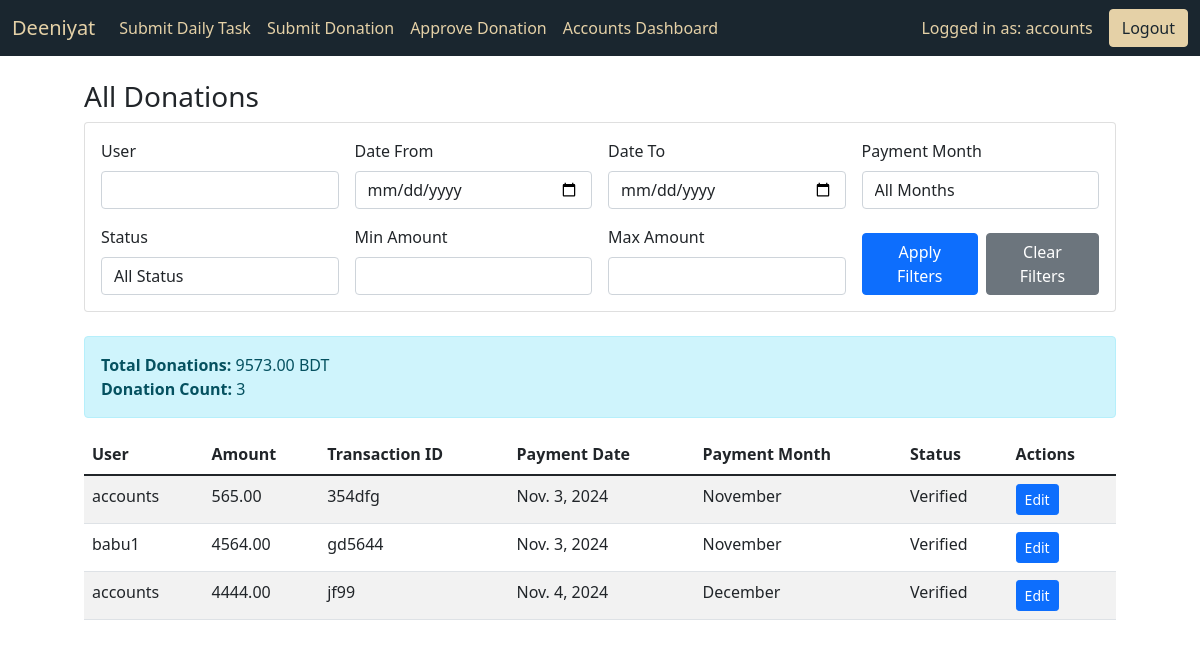
The page /accounts-admin-dashboard/ (signed in) on the database as committed earlier.
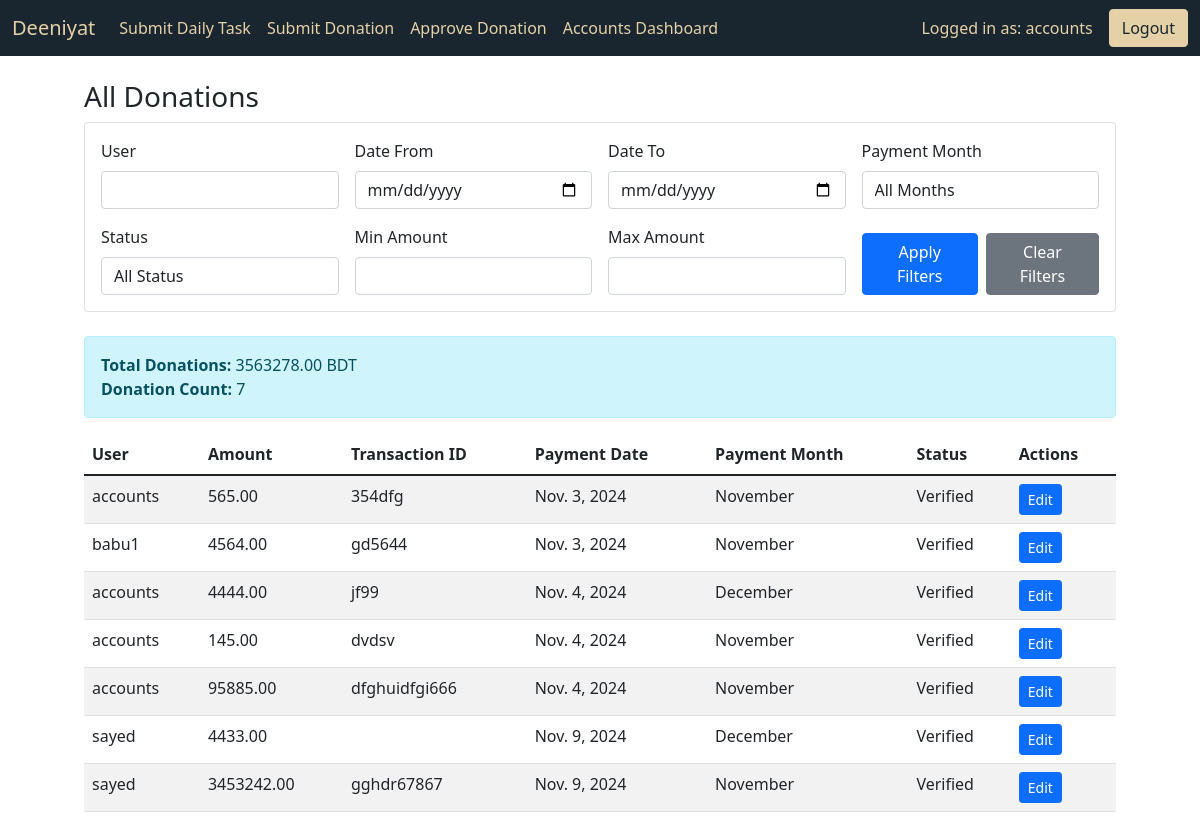
The same page on the database as committed later.
### core/models.py (models this page shows, shortened)
class DonationSummary(models.Model):
    total_amount = models.DecimalField(max_digits=12, decimal_places=2, default=0.00)
    donation_count = models.PositiveIntegerField(default=0)
    last_updated = models.DateTimeField(auto_now=True)

class Donation(models.Model):
    MONTH_CHOICES = [
        ('01', 'January'),
        ('02', 'February'),
        ('03', 'March'),
        ('04', 'April'),
        ('05', 'May'),
        ('06', 'June'),
        ('07', 'July'),
        ('08', 'August'),
        ('09', 'September'),
        ('10', 'October'),
        ('11', 'November'),
        ('12', 'December'),
    ]
    PAYMENT_METHOD_CHOICES = [
        ('Cash', 'Cash'),
        ('Bkash', 'Bkash'),
        ('Nagad', 'Nagad'),
        ('Other', 'Other'),
    ]
    user = models.ForeignKey(User, on_delete=models.CASCADE, related_name="donations")
    amount = models.DecimalField(max_digits=10, decimal_places=2)
    transaction_id = models.CharField(max_length=50)
    verified = models.BooleanField(default=False)
    verified_by = models.ForeignKey(User, null=True, blank=True, on_delete=models.SET_NULL, related_name="verified_donations")
    payment_date = models.DateField(default=timezone.now)  # Field for payment date
    payment_month = models.CharField(max_length=2, choices=MONTH_CHOICES)  # Field for payment month selection
    payment_method = models.CharField(max_length=10, choices=PAYMENT_METHOD_CHOICES)  # New field
    def __str__(self):
        return f"Donation by {self.user.username} - {self.amount}"

### core/views.py (the view)
# urls.py: path('accounts-admin-dashboard/', views.accounts_admin_dashboard, name='accounts_admin_dashboard'),
@login_required
@user_passes_test(lambda u: u.groups.filter(name='accounts').exists() or u.is_superuser)
def accounts_admin_dashboard(request):
    donations = Donation.objects.all()
    print("ddd",donations)
    user_filter = request.GET.get('user')
    date_from = request.GET.get('date_from')
    date_to = request.GET.get('date_to')
    payment_month = request.GET.get('payment_month')
    status = request.GET.get('status')
    min_amount = request.GET.get('min_amount')
    max_amount = request.GET.get('max_amount')
    if user_filter:
        donations = donations.filter(user__username__icontains=user_filter)
    if date_from:
        try:
            date_from = datetime.strptime(date_from, '%Y-%m-%d').date()
            donations = donations.filter(payment_date__gte=date_from)
        except ValueError:
            pass
    if date_to:
        try:
            date_to = datetime.strptime(date_to, '%Y-%m-%d').date()
            donations = donations.filter(payment_date__lte=date_to)
        except ValueError:
            pass
    if payment_month and payment_month != 'all':
        donations = donations.filter(payment_month=payment_month)
    if status and status != 'all':
        donations = donations.filter(verified=(status == 'verified'))
    if min_amount:
        try:
            donations = donations.filter(amount__gte=float(min_amount))
        except ValueError:
            pass
    if max_amount:
        try:
            donations = donations.filter(amount__lte=float(max_amount))
        except ValueError:
            pass
    donation_summary = DonationSummary.objects.first()
    total_donations = donation_summary.total_amount if donation_summary else 0
    donation_count = donation_summary.donation_count if donation_summary else 0
    context = {
        'donations': donations,
        'users': User.objects.all(),
        'tasks': DailyTask.objects.all(),
        'months_choices': Donation.MONTH_CHOICES,
        'total_donations': total_donations,
        'donation_count': donation_count,
        'current_filters': {
            'user': user_filter or '',
            'date_from': date_from or '',
            'date_to': date_to or '',
            'payment_month': payment_month or 'all',
            'status': status or 'all',
            'min_amount': min_amount or '',
            'max_amount': max_amount or '',
        }
    }
    return render(request, 'accounts_admin_dashboard.html', context)

### templates/accounts_admin_dashboard.html (shortened to what this page needs)
{% extends "base.html" %}
{% load static %}
{% block content %}
<div class="container mt-4">
    <h3>All Donations</h3>
    <div class="card mb-4">
        <div class="card-body">
            <form method="get" class="row g-3">
                <div class="col-md-3">
                    <label class="form-label">User</label>
                    <input type="text" name="user" class="form-control" value="{{ current_filters.user }}">
                </div>
                <div class="col-md-3">
                    <label class="form-label">Date From</label>
                    <input type="date" name="date_from" class="form-control" value="{{ current_filters.date_from|date:'Y-m-d' }}">
                </div>
                <div class="col-md-3">
                    <label class="form-label">Date To</label>
                    <input type="date" name="date_to" class="form-control" value="{{ current_filters.date_to|date:'Y-m-d' }}">
                </div>
                <div class="col-md-3">
                    <label class="form-label">Payment Month</label>
                    <select name="payment_month" class="form-control">
                        <option value="all">All Months</option>
                    </select>
                </div>
                <div class="col-md-3">
                    <label class="form-label">Status</label>
                    <select name="status" class="form-control">
                        <option value="all" {% if current_filters.status == 'all' %}selected{% endif %}>All Status</option>
                    </select>
                </div>
                <div class="col-md-3">
                    <label class="form-label">Min Amount</label>
                    <input type="number" name="min_amount" class="form-control" value="{{ current_filters.min_amount }}">
                </div>
                <div class="col-md-3">
                    <label class="form-label">Max Amount</label>
                    <input type="number" name="max_amount" class="form-control" value="{{ current_filters.max_amount }}">
                </div>
                <div class="col-md-3 d-flex align-items-end">
                    <button type="submit" class="btn btn-primary me-2">Apply Filters</button>
                    <a href="{% url 'accounts_admin_dashboard' %}" class="btn btn-secondary">Clear Filters</a>
                </div>
            </form>
        </div>
    </div>
    <div class="alert alert-info">
      <strong>Total Donations:</strong> {{ total_donations }} BDT
      <br>
      <strong>Donation Count:</strong> {{ donation_count }}
  </div>
    <div class="table-responsive">
        <table class="table table-striped">
            <thead>
                <tr>
                    <th>User</th>
                    <th>Amount</th>
                    <th>Transaction ID</th>
                    <th>Payment Date</th>
                    <th>Payment Month</th>
                    <th>Status</th>
                    <th>Actions</th>
                </tr>
            </thead>
            <tbody>
                {% for donation in donations %}
                <tr>
                    <td>{{ donation.user.username }}</td>
                    <td>{{ donation.amount }}</td>
                    <td>{{ donation.transaction_id }}</td>
                    <td>{{ donation.payment_date }}</td>
                    <td>{{ donation.get_payment_month_display }}</td>
                    <td>{{ donation.verified|yesno:"Verified,Pending" }}</td>
                    <td>
                        <button class="btn btn-primary btn-sm" onclick="editDonation('{{ donation.id }}', '{{ donation.amount }}', '{{ donation.transaction_id }}')">Edit</button>
                    </td>
                </tr>
                {% empty %}
                <tr>
                    <td colspan="7" class="text-center">No donations found.</td>
                </tr>
                {% endfor %}
            </tbody>
        </table>
    </div>
</div>
{% endblock content %}

### templates/base.html (shortened to what this page needs)
<!DOCTYPE html>
<html lang="en">
  <head>
    <link
      href="https://cdn.jsdelivr.net/npm/bootstrap@5.1.3/dist/css/bootstrap.min.css"
      rel="stylesheet"
    />
  </head>
  <body>
    {% include 'navbar.html' %}
    <div
      class="container mt-4"
      style="max-width: 90%; margin-left: auto; margin-right: auto"
    >
      {% block content %}{% endblock %}
    </div>
  </body>
</html>

### templates/navbar.html (shortened to what this page needs)
<nav class="navbar navbar-expand-lg" style="background-color: #1a262f">
  <div class="container-fluid">
    <a class="navbar-brand" style="color: #e5d1a7" href="{% url 'dashboard' %}"
      >Deeniyat</a
    >
    <div class="collapse navbar-collapse" id="navbarNav">
      <ul class="navbar-nav me-auto">
        <li class="nav-item">
          <a
            class="nav-link custom-nav-link"
            href="{% url 'submit_daily_task' %}"
            >Submit Daily Task</a
          >
        </li>
        <li class="nav-item">
          <a
            class="nav-link custom-nav-link"
            href="{% url 'submit_donation_verification' %}"
            >Submit Donation</a
          >
        </li>
        {% if user.is_authenticated and user.username == "accounts" %}
        <li class="nav-item">
          <a
            class="nav-link custom-nav-link"
            href="{% url 'approve_donation' %}"
            >Approve Donation</a
          >
        </li>
        <li class="nav-item">
          <a
            class="nav-link custom-nav-link"
            href="{% url 'accounts_admin_dashboard' %}"
            >Accounts Dashboard</a
          >
        </li>
        {% endif %}
      </ul>
      <span class="navbar-text me-3" style="color: #e5d1a7">
        Logged in as: {{ user.username }}
      </span>
      <a class="btn custom-btn" href="{% url 'logout' %}">Logout</a>
    </div>
  </div>
</nav>

### templates/navbar.html (style rules this page uses)
:root { --brand-dark: #1a262f; --brand-gold: #e5d1a7; }
.custom-nav-link { color: var(--brand-gold) !important; padding: 0.5rem 1rem; border-radius: 4px; transition: all 0.3s ease; }
.custom-btn { background-color: var(--brand-gold); color: var(--brand-dark); border: 1px solid var(--brand-gold); transition: all 0.3s ease; }

Rows that differ between the two databases and show on the page:
changed DonationSummary: total_amount "9573.00" → "3563278.00"
added Donation: user.username "accounts", amount "145.00", transaction_id "dvdsv", payment_date "Nov. 4, 2024", payment_month "November", verified "Verified"
added Donation: user.username "accounts", amount "95885.00", transaction_id "dfghuidfgi666", payment_date "Nov. 4, 2024", payment_month "November", verified "Verified"
added Donation: user.username "sayed", amount "4433.00", payment_date "Nov. 9, 2024", payment_month "December", verified "Verified"
added Donation: user.username "sayed", amount "3453242.00", transaction_id "gghdr67867", payment_date "Nov. 9, 2024", payment_month "November", verified "Verified"
Other text that changed with them:
{{ donation_count }}: "3" → "7"
